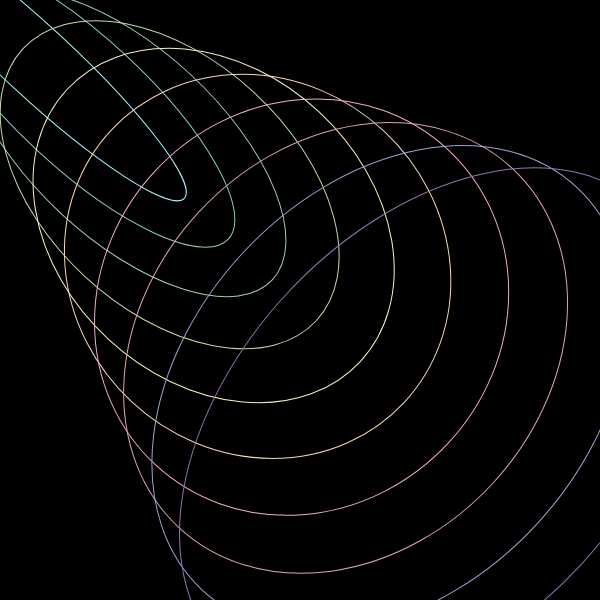
Frame 1 (no input)
Frame 60 (no input): identical to frame 1, image omitted
Frame 120 (the mouse pressed at the canvas centre since frame 60): identical to frame 1, image omitted

The p5.js sketch that drew this single still picture (run headless with seeded random() and noise() and a simulated clock; from frame 60 on, the mouse is pressed at the canvas centre):

// p5.js sketch
// ── sketch.js
function setup() {
  createCanvas(600, 600);
  noStroke();
}

function draw() {
  background(0);
  fill(10, 10, 10, 0);
  stroke(168,248,255,255);
  rotate(PI / 4.2);

  let a=10;
  let b=100;
  let c=20;


  //kreis 1
  a+=60;
  b*=4;
  ellipse(a,c,b,a);
  stroke(137,204,203,255);

  //kreis 2
  a+=60;
  ellipse(a,c,b,a);
  stroke(160,208,173,255);

  //kreis 3
  a+=60;
  ellipse(a,c,b,a);
  stroke(194,221,171,255);

  //kreis 4
  a+=60;
  ellipse(a,c,b,a);
  stroke(247,244,188,255);

  //kreis 5
  a+=60;
  ellipse(a,c,b,a);
  stroke(249,215,180,255);

  //kreis 6
  a+=60;
  ellipse(a,c,b,a);
  stroke(244,172,200,255);

  //kreis 7
  a+=60;
  ellipse(a,c,b,a);
  stroke(222,165,171,255);

  //kreis 8
  a+=60;
  ellipse(a,c,b,a);
  stroke(155,165,208,255);

  //kreis 9
  a+=60;
  ellipse(a,c,b,a);
  stroke(146,118,180,255);

  //kreis 10
  a+=60;
  ellipse(a,c,b,a);
  stroke(118,67,107,255);

}
